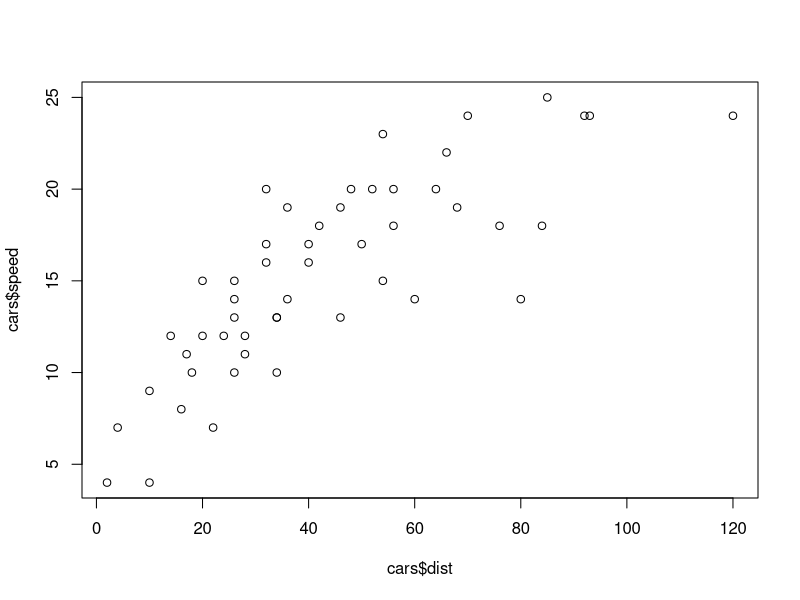
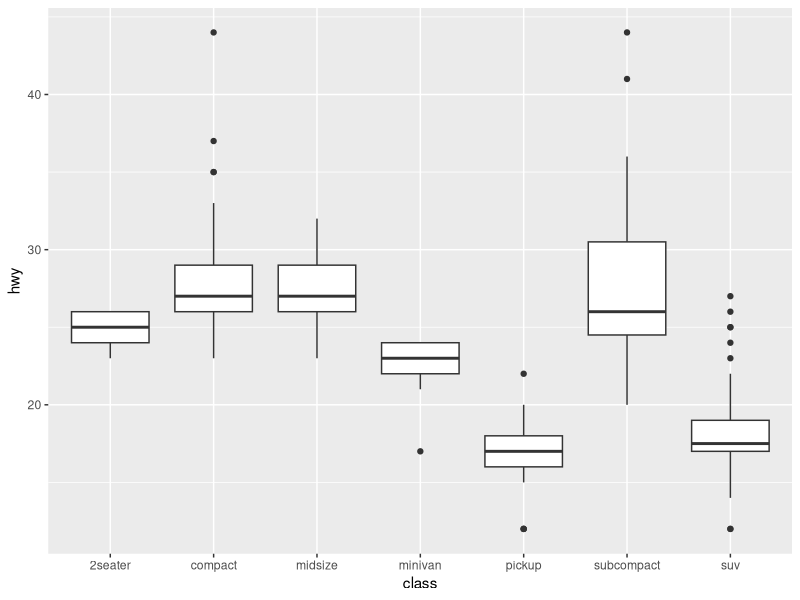
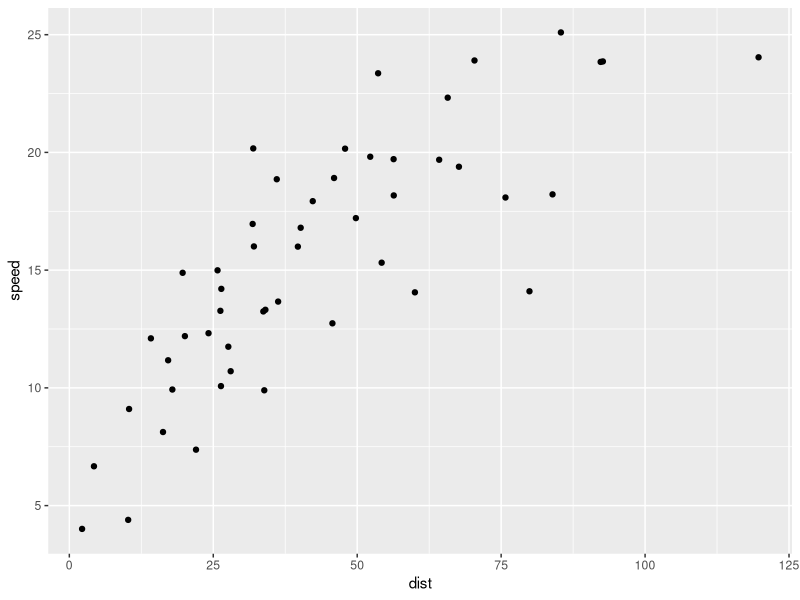
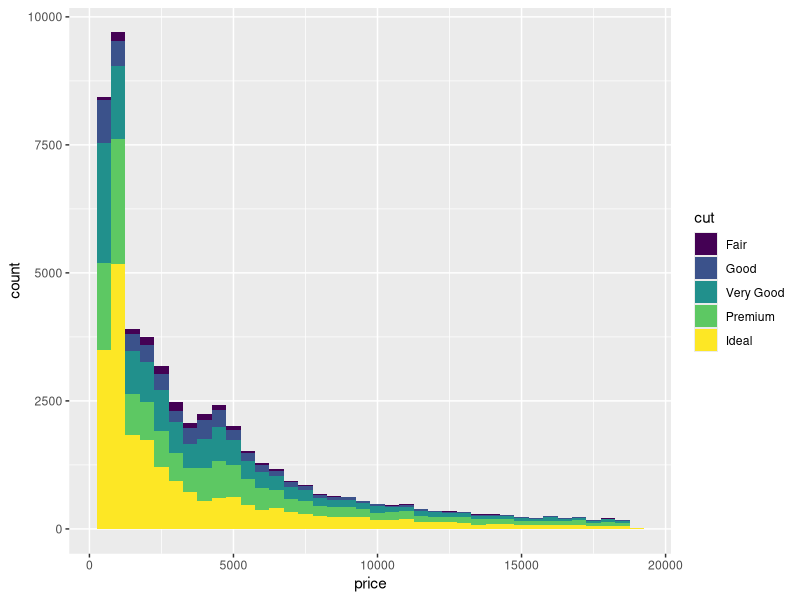

Write the R code that produced these figures, in order.
library(datasets)

cars

head(cars)

dim(cars)

names(cars)


plot( cars$dist , cars$speed)



library(ggplot2)
p <- ggplot(mpg, aes(class, hwy))
p + geom_boxplot()


ggplot(cars , aes( dist, speed  )) + geom_jitter()


ggplot(diamonds, aes(price, fill = cut)) +
        geom_histogram(binwidth = 500)
